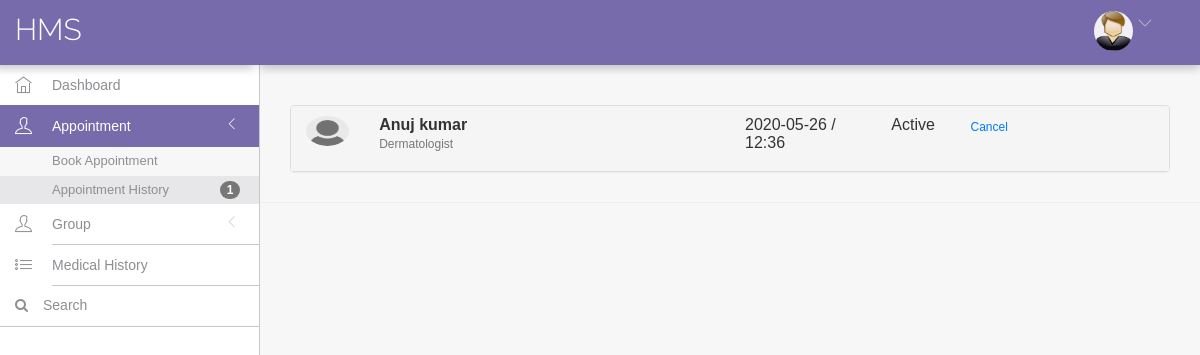
Page /hms/patient/dashboard.php?page=appointment on the committed database.
### tables this page shows
CREATE TABLE `appointment` (
  `id` int(11) NOT NULL,
  `doctorSpecialization` varchar(255) DEFAULT NULL,
  `doctorId` int(11) DEFAULT NULL,
  `userId` int(11) DEFAULT NULL,
  `consultancyFees` int(11) DEFAULT NULL,
  `appointmentDate` varchar(255) DEFAULT NULL,
  `appointmentTime` varchar(255) DEFAULT NULL,
  `postingDate` timestamp NULL DEFAULT CURRENT_TIMESTAMP,
  `userStatus` int(11) DEFAULT NULL,
  `doctorStatus` int(11) DEFAULT NULL,
  `updationDate` timestamp NULL DEFAULT NULL ON UPDATE CURRENT_TIMESTAMP
);

CREATE TABLE `doctors` (
  `id` int(11) NOT NULL,
  `specilization` varchar(255) DEFAULT NULL,
  `doctorName` varchar(255) DEFAULT NULL,
  `address` longtext,
  `docFees` varchar(255) DEFAULT NULL,
  `contactno` bigint(11) DEFAULT NULL,
  `docEmail` varchar(255) DEFAULT NULL,
  `password` varchar(255) DEFAULT NULL,
  `profile_pic` varchar(200) NOT NULL,
  `creationDate` timestamp NULL DEFAULT CURRENT_TIMESTAMP,
  `updationDate` timestamp NULL DEFAULT NULL ON UPDATE CURRENT_TIMESTAMP
);

### hms/patient/include/page/appointment.php (the view, shortened to what this page needs)
<div class="wrap-content container" id="container">
	<div class="container-fluid container-fullw bg-white">
		<div class="row">
			<div class="col-md-12">
				<?php
						$limit = 10;
						if(isset($_GET["pn"])) {
							$pn = $_GET["pn"];
						} else {
							$pn = 1;
						}
						$start = ($pn - 1) * $limit;
						$sql=mysqli_query($con,"select doctors.doctorName as docname,doctors.*, appointment.*  from appointment join doctors on doctors.id=appointment.doctorId where appointment.userId='".$_SESSION['id']."' LIMIT $start, $limit");
						$cnt=1;
						while($row=mysqli_fetch_array($sql)) {
					?>
					<div class="panel-group mt-2 mb-0">
						<div class="panel panel-default">
						  <div class="panel-heading">
							<h4 class="panel-title" data-toggle="collapse" href="#collapse<?php echo $cnt;?>">
								<div class="row">
									<img class="col-xs-3 col-sm-1 col-lg-1 img-circle border border-secondary" width="30" height="30"></img>
									<div class="col-xs-3 col-sm-5 col-lg-5">
										<b><?php echo $row['docname'];?></b>
										<br /><small><?php echo $row['doctorSpecialization']; ?></small>
									</div>
									<div class="col-xs-3 col-sm-2 col-lg-2">
										<p><?php echo $row['appointmentDate'];?> / <?php echo $row['appointmentTime'];?></p>
									</div>
									<div class="col-xs-3 col-sm-1 col-lg-1">
									<?php
										if(($row['userStatus']==1) && ($row['doctorStatus']==1)) {
											echo "Active";
										}
									?>
									</div>
									<div class="col-xs-6 col-sm-3 col-lg-3 text-center">
										<div class="text-center" style="list-style: none; display: flex;">
											<?php if(($row['userStatus']==1) && ($row['doctorStatus']==1)) { ?>
											<a href="appointment-history.php?id=<?php echo $row['id']?>&cancel=update" onClick="return confirm('Are you sure you want to cancel this appointment ?')"class="btn btn-transparent btn-xs tooltips" title="Cancel Appointment" tooltip-placement="top" tooltip="Remove">Cancel</a>
											<?php } else { echo "Canceled"; } ?>
										</div>
									</div>
								</div>
							</h4>
						</div>
					</div>
					<?php $cnt=$cnt+1; }?>
			</div>
		</div>
	</div>
</div>

### hms/assets/css/styles.css (style rules this page uses)
html, body { height: 100%; width: 100%; }
html { font-size: 100%; }
body { color: #8e8e93; direction: ltr; overflow-x: hidden; height: 100%; font-family: Helvetica, Arial, sans-serif; font-size: 13px; padding: 0; margin: 0; background: #f7f7f8; -webkit-font-smoothing: antialiased !important; }
a, a:focus, a:hover, a:active { outline: 0 !important; text-decoration: none !important; cursor: pointer; }
a { color: #007AFF; }
h3, h4, h5 { font-family: Helvetica, Arial, sans-serif; }
h1, h2, h3, h4, h5 { font-weight: 300; margin-top: 0; color: #5b5b60; }
.container-fullw { margin-left: -15px; margin-right: -15px; padding-left: 30px; padding-right: 30px; padding-top: 30px; padding-bottom: 30px; border-bottom: 1px solid #eee; }
.main-content .container { max-width: none !important; width: 100% !important; display: inline-block; }
.main-content > .container { padding-bottom: 50px; }

### rows in the picture
appointment: doctorId.doctorName "Anuj kumar", doctorSpecialization "Dermatologist", appointmentDate "2020-05-26", appointmentTime "12:36", userStatus "Active"

### other values in the picture
$active_appointment_count "1"
